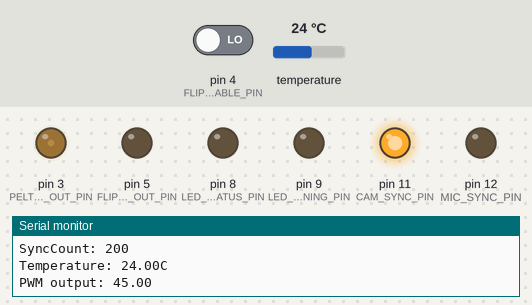
A sketch run on a simulated Arduino Uno, built with avr-gcc and run on an emulated ATmega328P. Shown: output pins drawn as LEDs (lit = HIGH), the last lines printed to the serial monitor. Inputs (shaded band) come from the test bench; at power-on: pin 4 (FLIPPER_ENABLE_PIN) LOW, temperature 24 °C. Random numbers use the default seed unless the sketch sets one.

Above: at 1.9 s.
2.0 s: pin 4 (FLIPPER_ENABLE_PIN) driven HIGH
At 2.13 s:
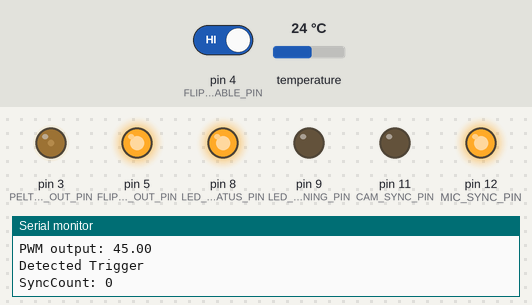
At 3.65 s:
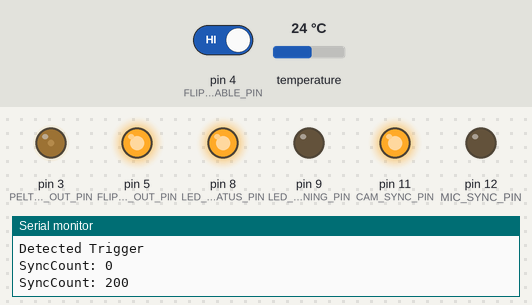
5.5 s: pin 4 (FLIPPER_ENABLE_PIN) driven LOW
At 5.6 s:
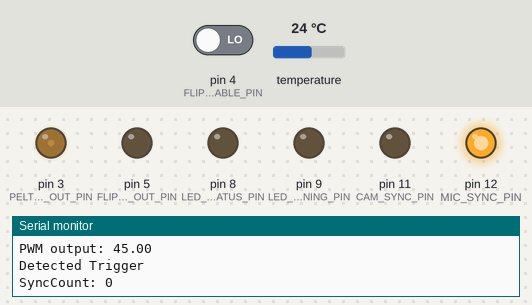
Timing chart, 0 to 8.5 s (numbered marks = the images above; inputs shaded):
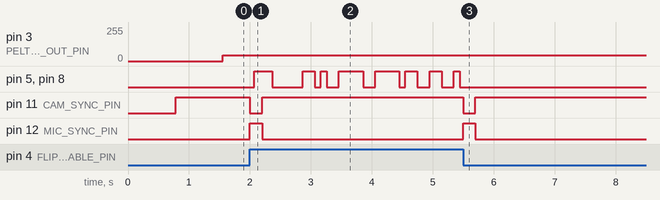

Measured:
- after the input at 2.0 s, pin 5 (FLIPPER_OUT_PIN), pin 8 (LED_STATUS_PIN): LOW → HIGH after 0.07 s, → LOW 0.30 s later, → HIGH 0.50 s later, → LOW 0.20 s later, … (16 changes in this stretch); pin 11 (CAM_SYNC_PIN): HIGH → LOW at once, → HIGH 0.20 s later; pin 12 (MIC_SYNC_PIN): LOW → HIGH at once, → LOW 0.20 s later
- after the input at 5.5 s, pin 11 (CAM_SYNC_PIN): HIGH → LOW at once, → HIGH 0.20 s later; pin 12 (MIC_SYNC_PIN): LOW → HIGH at once, → LOW 0.20 s later

The sketch:

pip_control_board.ino
```cpp
#include <OneWire.h>
#include <DallasTemperature.h>
#include <PID_v1.h>

#define TARGET_TEMP_C 21

// Pin definitions
#define ONE_WIRE_BUS 2
#define PELTIER_OUT_PIN 3
#define FLIPPER_ENABLE_PIN 4
#define FLIPPER_OUT_PIN 5
#define LED_STATUS_PIN 8
#define LED_WARNING_PIN 9

#define CAM_SYNC_PIN 11
#define MIC_SYNC_PIN 12

// Setup a oneWire instance to communicate with temperature sensor
OneWire oneWire(ONE_WIRE_BUS);
DallasTemperature sensors(&oneWire);

// PID variables for Peltier
double TargetTemp, CurrTemp, PeltierPWM;

unsigned long myTime;

volatile bool syncTrigger;
volatile int syncCount;
volatile bool syncLive;

// PID parameters for Peltier (P = 5, I = 5, D = 1 as a guess)
PID myPID(&CurrTemp, &PeltierPWM, &TargetTemp,5,5,1, REVERSE);

void setup(void)
{
  sensors.begin();  // Start up the library
  Serial.begin(9600);
  sensors.requestTemperatures();
  TargetTemp = TARGET_TEMP_C;
  CurrTemp = sensors.getTempCByIndex(0);
  myPID.SetMode(AUTOMATIC);
  myPID.SetSampleTime(2000);

  pinMode(PELTIER_OUT_PIN, OUTPUT);
  pinMode(FLIPPER_ENABLE_PIN, INPUT);
  pinMode(FLIPPER_OUT_PIN, OUTPUT);
  pinMode(LED_STATUS_PIN, OUTPUT);
  pinMode(LED_WARNING_PIN, OUTPUT);
  pinMode(CAM_SYNC_PIN, OUTPUT);
  pinMode(MIC_SYNC_PIN, OUTPUT);

  digitalWrite(FLIPPER_OUT_PIN, LOW);
  digitalWrite(LED_STATUS_PIN, LOW);
  digitalWrite(LED_WARNING_PIN, LOW);
  digitalWrite(MIC_SYNC_PIN, LOW);
  digitalWrite(CAM_SYNC_PIN, HIGH);

  syncTrigger = 0;
  syncCount = 0;
  syncLive = 1;

  cli();//stop interrupts

//set timer0 interrupt at 1kHz
  TCCR0A = 0;// set entire TCCR2A register to 0
  TCCR0B = 0;// same for TCCR2B
  TCNT0  = 0;//initialize counter value to 0
  // set compare match register for 1khz increments
  OCR0A = 249;// = (16*10^6) / (2000*64) - 1 (must be <256)
  // turn on CTC mode
  TCCR0A |= (1 << WGM01);
  // Set CS01 and CS00 bits for 64 prescaler
  TCCR0B |= (1 << CS01) | (1 << CS00);
  // enable timer compare interrupt
  TIMSK0 |= (1 << OCIE0A);

//set timer1 interrupt at 100Hz for flipper
  TCCR1A = 0;// set entire TCCR1A register to 0
  TCCR1B = 0;// same for TCCR1B
  TCNT1  = 0;//initialize counter value to 0
  // set compare match register for 1hz increments
  OCR1A = 1550;// = (16*10^6) / (10*1024) - 1
  // turn on CTC mode
  TCCR1B |= (1 << WGM12);
  // Set CS10 and CS12 bits for 1024 prescaler
  TCCR1B |= (1 << CS12) | (1 << CS10);
  // enable timer compare interrupt
  TIMSK1 |= (1 << OCIE1A);

sei();//allow interrupts

}

ISR(TIMER1_COMPA_vect){ // flipper code, runs at 100Hz
    if(digitalRead(FLIPPER_ENABLE_PIN)){
      int flipperState = random(0,2);
      digitalWrite(FLIPPER_OUT_PIN, flipperState);
      digitalWrite(LED_STATUS_PIN, flipperState);
    }
   else{
    digitalWrite(FLIPPER_OUT_PIN,LOW);
    digitalWrite(LED_STATUS_PIN, LOW);
    }
}

ISR(TIMER0_COMPA_vect){ // flipper code, runs at 100Hz
 if(syncTrigger != digitalRead(FLIPPER_ENABLE_PIN)){
    Serial.println("Detected Trigger");
    syncTrigger = digitalRead(FLIPPER_ENABLE_PIN);
    digitalWrite(MIC_SYNC_PIN, HIGH);
    digitalWrite(CAM_SYNC_PIN, LOW);
    syncCount = 0;
    syncLive = 1;
  Serial.print("SyncCount: ");
   Serial.println(syncCount);
 }
  if(syncCount >= 200){
   digitalWrite(MIC_SYNC_PIN, LOW);
   digitalWrite(CAM_SYNC_PIN, HIGH);
   Serial.print("SyncCount: ");
   Serial.println(syncCount);
   syncLive = 0;
   syncCount = 0;
  }

 if (syncLive == 1){
   syncCount = syncCount+1;
    }
}


void loop(void) // update Peltier PWM value and serial print every 2s
{
//  Serial.print("Rail 5 voltage: ");
//  Serial.print(analogRead(4)*0.03086392334);
//  Serial.println("V");
//  Serial.print("Rail 6 voltage: ");
//  Serial.print(analogRead(5)*0.03086392334);
//  Serial.println("V");

  sensors.requestTemperatures();

  //print the temperature in Celsius
  Serial.print("Temperature: ");
  Serial.print(sensors.getTempCByIndex(0));
  Serial.println("C");

  //update Peltier status

  CurrTemp = sensors.getTempCByIndex(0);
  myPID.Compute();

  analogWrite(PELTIER_OUT_PIN,PeltierPWM);
  Serial.print("PWM output: ");
  Serial.println(PeltierPWM);

  delay(2000);
}
```
